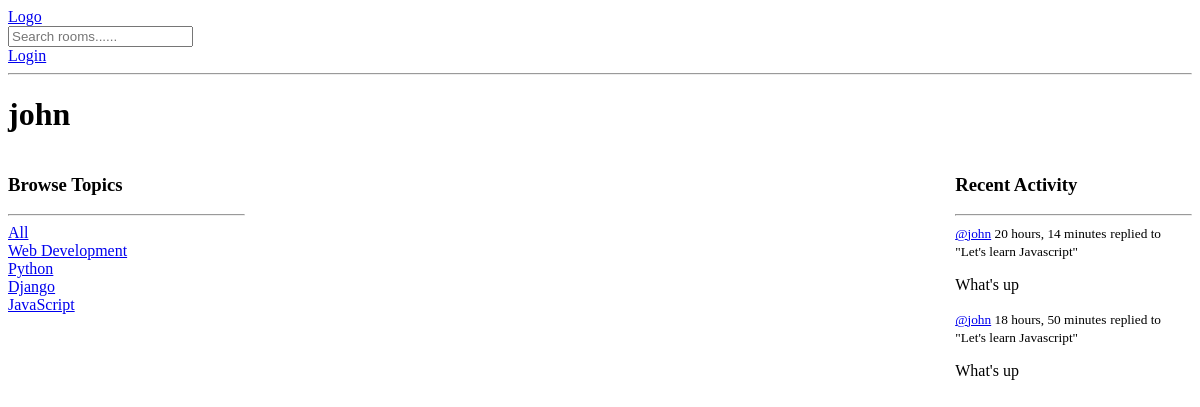
Screenshot of /profile/3/ with the database file from the repository.
### base/models.py (models this page shows, shortened)
class Topic(models.Model):
    name = models.CharField(max_length=200)

class Message(models.Model):
    user = models.ForeignKey(User, on_delete=models.SET_NULL, null=True)
    room = models.ForeignKey(Room, on_delete=models.SET_NULL, null=True)
    body = models.TextField()
    updated = models.DateTimeField(auto_now=True)
    created = models.DateTimeField(auto_now_add=True)

class Room(models.Model):
    host = models.ForeignKey(User, on_delete=models.SET_NULL, null=True)
    topic = models.ForeignKey(Topic, on_delete=models.SET_NULL, null=True)
    name = models.CharField(max_length=200)
    description = models.TextField(null=True, blank=True)
    participants = models.ManyToManyField(
        User, related_name='participants', blank=True
    )
    updated = models.DateTimeField(auto_now=True)
    created = models.DateTimeField(auto_now_add=True)
    class Meta:
        ordering = ['-updated', '-created']
    def __str__(self) -> str:
        return self.name

### base/views.py (the view)
# urls.py: path('profile/<str:pk>/', views.userProfile, name='user-profile')
def userProfile(request, pk):
    user = User.objects.get(id=pk)
    rooms = user.room_set.all()
    room_messages = user.message_set.all()
    topics = Topic.objects.all()
    context = {'user': user, 'rooms': rooms,
               'room_messages': room_messages, 'topics': topics}
    return render(request, 'base/profile.html', context)

### base/templates/base/profile.html
{% extends 'base/layout.html' %} {% block body %}
<h1>{{user.username}}</h1>
<div class="profile-container">
  <div>{% include 'base/topics_component.html' %}</div>
  <div>{% include 'base/feed_component.html' %}</div>
  <div>{% include 'base/activity_component.html' %}</div>
</div>
{% endblock body %}

### base/templates/base/topics_component.html
<h3>Browse Topics</h3>
<hr />
<div>
  <a href="{% url 'base:home' %}">All</a>
</div>
{% for topic in topics %}
<div>
  <a href="{% url 'base:home' %}?q={{topic.name}}">{{topic.name}}</a>
</div>
{% endfor %}

### base/templates/base/activity_component.html (shortened to what this page needs)
<h3>Recent Activity</h3>
<hr />
{% for message in room_messages %}
<div>
  <small
    ><a href="{% url 'base:user-profile' message.user.id%}">
      @{{message.user}}</a
    >
    {{message.created|timesince}}</small
  >
  <small>replied to "{{message.room}}"</small>
  <p>{{message.body}}</p>
</div>
{% endfor %}

### base/static/base/main.css (style rules this page uses)
.profile-container { display: grid; grid-template-columns: 1fr 3fr 1fr; }

### rows the page displays
Topic: name "Web Development"
Topic: name "Python"
Topic: name "Django"
Topic: name "JavaScript"
Message: user "john", created "20 hours, 14 minutes", room "Let's learn Javascript", body "What's up"
Message: user "john", created "18 hours, 50 minutes", room "Let's learn Javascript", body "What's up"

### other values shown
{{ user.username }} "john"
